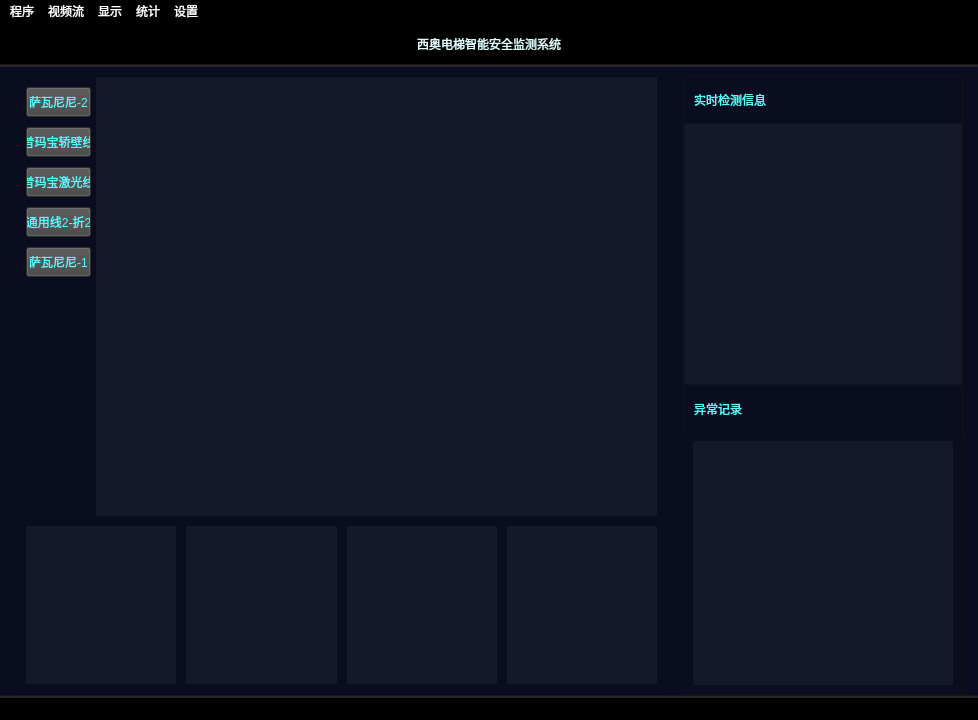
<?xml version="1.0" encoding="UTF-8"?>
<ui version="4.0">
 <class>MainWindow</class>
 <widget class="QMainWindow" name="MainWindow">
  <property name="geometry">
   <rect>
    <x>0</x>
    <y>0</y>
    <width>978</width>
    <height>720</height>
   </rect>
  </property>
  <property name="windowTitle">
   <string>MainWindow</string>
  </property>
  <property name="styleSheet">
   <string notr="true">background-color: rgb(9, 13, 31);
color: rgb(85, 255, 255);</string>
  </property>
  <widget class="QWidget" name="centralwidget">
   <layout class="QVBoxLayout" name="verticalLayout" stretch="10,0,2,150,0">
    <property name="spacing">
     <number>0</number>
    </property>
    <property name="leftMargin">
     <number>0</number>
    </property>
    <property name="topMargin">
     <number>0</number>
    </property>
    <property name="rightMargin">
     <number>0</number>
    </property>
    <property name="bottomMargin">
     <number>0</number>
    </property>
    <item>
     <widget class="QLabel" name="titlelabel">
      <property name="sizePolicy">
       <sizepolicy hsizetype="Expanding" vsizetype="Preferred">
        <horstretch>1</horstretch>
        <verstretch>0</verstretch>
       </sizepolicy>
      </property>
      <property name="minimumSize">
       <size>
        <width>0</width>
        <height>40</height>
       </size>
      </property>
      <property name="maximumSize">
       <size>
        <width>16777215</width>
        <height>60</height>
       </size>
      </property>
      <property name="layoutDirection">
       <enum>Qt::LeftToRight</enum>
      </property>
      <property name="autoFillBackground">
       <bool>false</bool>
      </property>
      <property name="styleSheet">
       <string notr="true">background-color: rgb(0, 0, 0);
font: 29pt &quot;宋体&quot;;
color: rgb(225, 255, 255);</string>
      </property>
      <property name="text">
       <string>西奥电梯智能安全监测系统</string>
      </property>
      <property name="scaledContents">
       <bool>true</bool>
      </property>
      <property name="alignment">
       <set>Qt::AlignCenter</set>
      </property>
      <property name="indent">
       <number>0</number>
      </property>
      <property name="textInteractionFlags">
       <set>Qt::NoTextInteraction</set>
      </property>
     </widget>
    </item>
    <item>
     <widget class="Line" name="line">
      <property name="styleSheet">
       <string notr="true">background-color: rgb(35, 35, 40);</string>
      </property>
      <property name="orientation">
       <enum>Qt::Horizontal</enum>
      </property>
     </widget>
    </item>
    <item>
     <spacer name="verticalSpacer_2">
      <property name="orientation">
       <enum>Qt::Vertical</enum>
      </property>
      <property name="sizeHint" stdset="0">
       <size>
        <width>20</width>
        <height>40</height>
       </size>
      </property>
     </spacer>
    </item>
    <item>
     <layout class="QHBoxLayout" name="horizontalLayout_1" stretch="7,3">
      <property name="spacing">
       <number>15</number>
      </property>
      <property name="leftMargin">
       <number>15</number>
      </property>
      <property name="rightMargin">
       <number>15</number>
      </property>
      <item>
       <widget class="QFrame" name="frame_1">
        <property name="styleSheet">
         <string notr="true">background-color: rgb(9, 13, 31);</string>
        </property>
        <property name="frameShape">
         <enum>QFrame::StyledPanel</enum>
        </property>
        <property name="frameShadow">
         <enum>QFrame::Raised</enum>
        </property>
        <layout class="QVBoxLayout" name="verticalLayout_2" stretch="25,9">
         <property name="spacing">
          <number>10</number>
         </property>
         <property name="leftMargin">
          <number>10</number>
         </property>
         <property name="topMargin">
          <number>0</number>
         </property>
         <property name="rightMargin">
          <number>10</number>
         </property>
         <property name="bottomMargin">
          <number>10</number>
         </property>
         <item>
          <layout class="QHBoxLayout" name="horizontalLayout_2" stretch="7,100">
           <property name="spacing">
            <number>5</number>
           </property>
           <property name="leftMargin">
            <number>0</number>
           </property>
           <property name="topMargin">
            <number>0</number>
           </property>
           <property name="rightMargin">
            <number>0</number>
           </property>
           <property name="bottomMargin">
            <number>0</number>
           </property>
           <item>
            <layout class="QVBoxLayout" name="verticalLayout_1" stretch="1,1,1,1,1,10">
             <property name="spacing">
              <number>10</number>
             </property>
             <property name="sizeConstraint">
              <enum>QLayout::SetFixedSize</enum>
             </property>
             <property name="topMargin">
              <number>10</number>
             </property>
             <item alignment="Qt::AlignHCenter|Qt::AlignTop">
              <widget class="QPushButton" name="pushButton_1">
               <property name="sizePolicy">
                <sizepolicy hsizetype="MinimumExpanding" vsizetype="MinimumExpanding">
                 <horstretch>0</horstretch>
                 <verstretch>0</verstretch>
                </sizepolicy>
               </property>
               <property name="minimumSize">
                <size>
                 <width>65</width>
                 <height>30</height>
                </size>
               </property>
               <property name="maximumSize">
                <size>
                 <width>70</width>
                 <height>33</height>
                </size>
               </property>
               <property name="styleSheet">
                <string notr="true">color: rgb(198, 198, 198);
font: 8pt &quot;宋体&quot;;
background-color: rgb(66, 66, 66);
selection-background-color: rgb(45, 45, 45);
color: rgb(85, 255, 255);</string>
               </property>
               <property name="text">
                <string>萨瓦尼尼-2</string>
               </property>
              </widget>
             </item>
             <item alignment="Qt::AlignHCenter|Qt::AlignVCenter">
              <widget class="QPushButton" name="pushButton_2">
               <property name="sizePolicy">
                <sizepolicy hsizetype="MinimumExpanding" vsizetype="MinimumExpanding">
                 <horstretch>1</horstretch>
                 <verstretch>1</verstretch>
                </sizepolicy>
               </property>
               <property name="minimumSize">
                <size>
                 <width>65</width>
                 <height>30</height>
                </size>
               </property>
               <property name="maximumSize">
                <size>
                 <width>70</width>
                 <height>33</height>
                </size>
               </property>
               <property name="styleSheet">
                <string notr="true">color: rgb(198, 198, 198);
font: 8pt &quot;宋体&quot;;
background-color: rgb(66, 66, 66);
selection-background-color: rgb(45, 45, 45);
color: rgb(85, 255, 255);</string>
               </property>
               <property name="text">
                <string>普玛宝轿壁线</string>
               </property>
              </widget>
             </item>
             <item alignment="Qt::AlignHCenter|Qt::AlignVCenter">
              <widget class="QPushButton" name="pushButton_3">
               <property name="sizePolicy">
                <sizepolicy hsizetype="MinimumExpanding" vsizetype="MinimumExpanding">
                 <horstretch>0</horstretch>
                 <verstretch>0</verstretch>
                </sizepolicy>
               </property>
               <property name="minimumSize">
                <size>
                 <width>65</width>
                 <height>30</height>
                </size>
               </property>
               <property name="maximumSize">
                <size>
                 <width>70</width>
                 <height>33</height>
                </size>
               </property>
               <property name="styleSheet">
                <string notr="true">color: rgb(198, 198, 198);
font: 8pt &quot;宋体&quot;;
background-color: rgb(66, 66, 66);
selection-background-color: rgb(45, 45, 45);
color: rgb(85, 255, 255);</string>
               </property>
               <property name="text">
                <string>普玛宝激光线</string>
               </property>
              </widget>
             </item>
             <item alignment="Qt::AlignHCenter|Qt::AlignVCenter">
              <widget class="QPushButton" name="pushButton_4">
               <property name="sizePolicy">
                <sizepolicy hsizetype="MinimumExpanding" vsizetype="MinimumExpanding">
                 <horstretch>0</horstretch>
                 <verstretch>0</verstretch>
                </sizepolicy>
               </property>
               <property name="minimumSize">
                <size>
                 <width>65</width>
                 <height>30</height>
                </size>
               </property>
               <property name="maximumSize">
                <size>
                 <width>70</width>
                 <height>33</height>
                </size>
               </property>
               <property name="styleSheet">
                <string notr="true">color: rgb(198, 198, 198);
font: 8pt &quot;宋体&quot;;
background-color: rgb(66, 66, 66);
selection-background-color: rgb(45, 45, 45);
color: rgb(85, 255, 255);</string>
               </property>
               <property name="text">
                <string>通用线2-折2</string>
               </property>
              </widget>
             </item>
             <item alignment="Qt::AlignHCenter|Qt::AlignVCenter">
              <widget class="QPushButton" name="pushButton_5">
               <property name="sizePolicy">
                <sizepolicy hsizetype="MinimumExpanding" vsizetype="MinimumExpanding">
                 <horstretch>0</horstretch>
                 <verstretch>0</verstretch>
                </sizepolicy>
               </property>
               <property name="minimumSize">
                <size>
                 <width>65</width>
                 <height>30</height>
                </size>
               </property>
               <property name="maximumSize">
                <size>
                 <width>70</width>
                 <height>33</height>
                </size>
               </property>
               <property name="styleSheet">
                <string notr="true">color: rgb(198, 198, 198);
font: 8pt &quot;宋体&quot;;
background-color: rgb(66, 66, 66);
selection-background-color: rgb(45, 45, 45);
color: rgb(85, 255, 255);</string>
               </property>
               <property name="text">
                <string>萨瓦尼尼-1</string>
               </property>
              </widget>
             </item>
             <item>
              <spacer name="verticalSpacer">
               <property name="orientation">
                <enum>Qt::Vertical</enum>
               </property>
               <property name="sizeHint" stdset="0">
                <size>
                 <width>20</width>
                 <height>40</height>
                </size>
               </property>
              </spacer>
             </item>
            </layout>
           </item>
           <item>
            <widget class="QLabel" name="videoLabel_1">
             <property name="styleSheet">
              <string notr="true">background-color: rgb(20, 24, 41);</string>
             </property>
             <property name="text">
              <string/>
             </property>
            </widget>
           </item>
          </layout>
         </item>
         <item>
          <layout class="QHBoxLayout" name="horizontalLayout_3">
           <property name="spacing">
            <number>10</number>
           </property>
           <item>
            <widget class="QLabel" name="videoLabel_2">
             <property name="styleSheet">
              <string notr="true">background-color: rgb(20, 24, 41);</string>
             </property>
             <property name="text">
              <string/>
             </property>
            </widget>
           </item>
           <item>
            <widget class="QLabel" name="videoLabel_3">
             <property name="styleSheet">
              <string notr="true">background-color: rgb(20, 24, 41);</string>
             </property>
             <property name="text">
              <string/>
             </property>
            </widget>
           </item>
           <item>
            <widget class="QLabel" name="videoLabel_4">
             <property name="styleSheet">
              <string notr="true">background-color: rgb(20, 24, 41);</string>
             </property>
             <property name="text">
              <string/>
             </property>
            </widget>
           </item>
           <item>
            <widget class="QLabel" name="videoLabel_5">
             <property name="styleSheet">
              <string notr="true">background-color: rgb(20, 24, 41);</string>
             </property>
             <property name="text">
              <string/>
             </property>
            </widget>
           </item>
          </layout>
         </item>
        </layout>
       </widget>
      </item>
      <item>
       <widget class="QFrame" name="frame_2">
        <property name="maximumSize">
         <size>
          <width>16777215</width>
          <height>16777215</height>
         </size>
        </property>
        <property name="styleSheet">
         <string notr="true">background-color: rgb(25, 25, 25);</string>
        </property>
        <property name="frameShape">
         <enum>QFrame::StyledPanel</enum>
        </property>
        <property name="frameShadow">
         <enum>QFrame::Raised</enum>
        </property>
        <layout class="QVBoxLayout" name="verticalLayout_3" stretch="9,51,9,51">
         <property name="spacing">
          <number>0</number>
         </property>
         <property name="leftMargin">
          <number>0</number>
         </property>
         <property name="topMargin">
          <number>0</number>
         </property>
         <property name="rightMargin">
          <number>0</number>
         </property>
         <property name="bottomMargin">
          <number>0</number>
         </property>
         <item>
          <widget class="QLabel" name="logTitle">
           <property name="styleSheet">
            <string notr="true">background-color: rgb(9, 13, 31);
font: 22pt &quot;宋体&quot;;
color: rgb(200, 200, 200);
color: rgb(90, 174, 242);
color: rgb(85, 255, 255);</string>
           </property>
           <property name="text">
            <string>实时检测信息</string>
           </property>
           <property name="indent">
            <number>10</number>
           </property>
          </widget>
         </item>
         <item>
          <widget class="QTextBrowser" name="textBrowser">
           <property name="styleSheet">
            <string notr="true">gridline-color: rgb(25, 25, 25);
font: 16pt &quot;宋体&quot;;
background-color: rgb(20, 24, 41);
border-color: rgb(25, 25, 25);
color: rgb(200, 200, 200);</string>
           </property>
          </widget>
         </item>
         <item>
          <widget class="QLabel" name="recordTitle">
           <property name="styleSheet">
            <string notr="true">background-color: rgb(9, 13, 31);
font: 22pt &quot;宋体&quot;;
color: rgb(200, 200, 200);
color: rgb(90, 174, 242);
color: rgb(85, 255, 255);</string>
           </property>
           <property name="text">
            <string>异常记录</string>
           </property>
           <property name="indent">
            <number>10</number>
           </property>
          </widget>
         </item>
         <item>
          <widget class="QFrame" name="frame_3">
           <property name="styleSheet">
            <string notr="true">background-color: rgb(9, 13, 31);</string>
           </property>
           <property name="frameShape">
            <enum>QFrame::StyledPanel</enum>
           </property>
           <property name="frameShadow">
            <enum>QFrame::Raised</enum>
           </property>
           <layout class="QHBoxLayout" name="horizontalLayout_6">
            <property name="spacing">
             <number>0</number>
            </property>
            <property name="leftMargin">
             <number>8</number>
            </property>
            <property name="topMargin">
             <number>8</number>
            </property>
            <property name="rightMargin">
             <number>8</number>
            </property>
            <property name="bottomMargin">
             <number>8</number>
            </property>
            <item>
             <widget class="QLabel" name="recordLabel">
              <property name="styleSheet">
               <string notr="true">background-color: rgb(20, 24, 41);</string>
              </property>
              <property name="text">
               <string/>
              </property>
             </widget>
            </item>
           </layout>
          </widget>
         </item>
        </layout>
       </widget>
      </item>
     </layout>
    </item>
    <item>
     <widget class="Line" name="line_2">
      <property name="styleSheet">
       <string notr="true">background-color: rgb(35, 35, 40);</string>
      </property>
      <property name="orientation">
       <enum>Qt::Horizontal</enum>
      </property>
     </widget>
    </item>
   </layout>
  </widget>
  <widget class="QMenuBar" name="menubar">
   <property name="geometry">
    <rect>
     <x>0</x>
     <y>0</y>
     <width>978</width>
     <height>23</height>
    </rect>
   </property>
   <property name="styleSheet">
    <string notr="true">background-color: rgb(0, 0, 0);
selection-background-color: rgb(100, 100, 100);
color: rgb(255, 255, 255);</string>
   </property>
   <widget class="QMenu" name="processMenu">
    <property name="title">
     <string>程序</string>
    </property>
    <addaction name="start"/>
    <addaction name="stop"/>
   </widget>
   <widget class="QMenu" name="viewMenu">
    <property name="title">
     <string>显示</string>
    </property>
    <addaction name="fullScreen"/>
    <addaction name="exitFullScreen"/>
   </widget>
   <widget class="QMenu" name="setupMenu">
    <property name="title">
     <string>设置</string>
    </property>
    <addaction name="openConfigFile"/>
   </widget>
   <widget class="QMenu" name="streamMenu">
    <property name="title">
     <string>视频流</string>
    </property>
    <addaction name="stream_1"/>
    <addaction name="stream_2"/>
    <addaction name="stream_3"/>
    <addaction name="stream_4"/>
    <addaction name="stream_5"/>
   </widget>
   <widget class="QMenu" name="statisticsMenu">
    <property name="title">
     <string>统计</string>
    </property>
    <addaction name="openStatistics"/>
   </widget>
   <addaction name="processMenu"/>
   <addaction name="streamMenu"/>
   <addaction name="viewMenu"/>
   <addaction name="statisticsMenu"/>
   <addaction name="setupMenu"/>
  </widget>
  <widget class="QStatusBar" name="statusbar">
   <property name="styleSheet">
    <string notr="true">background-color: rgb(0, 0, 0);
color: rgb(255, 255, 255);</string>
   </property>
  </widget>
  <action name="fullScreen">
   <property name="text">
    <string>全屏模式</string>
   </property>
  </action>
  <action name="start">
   <property name="text">
    <string>运行</string>
   </property>
  </action>
  <action name="stop">
   <property name="text">
    <string>终止</string>
   </property>
  </action>
  <action name="openConfigFile">
   <property name="text">
    <string>打开配置文件</string>
   </property>
  </action>
  <action name="stream_1">
   <property name="text">
    <string>萨瓦尼尼-1</string>
   </property>
  </action>
  <action name="stream_2">
   <property name="text">
    <string>萨瓦尼尼-2</string>
   </property>
  </action>
  <action name="stream_3">
   <property name="text">
    <string>专机下线</string>
   </property>
  </action>
  <action name="stream_4">
   <property name="text">
    <string>喷粉上线</string>
   </property>
  </action>
  <action name="stream_5">
   <property name="text">
    <string>薄板通用</string>
   </property>
  </action>
  <action name="exitFullScreen">
   <property name="text">
    <string>退出全屏</string>
   </property>
  </action>
  <action name="openStatistics">
   <property name="text">
    <string>异常情况统计与可视化</string>
   </property>
  </action>
 </widget>
 <resources/>
 <connections/>
</ui>
